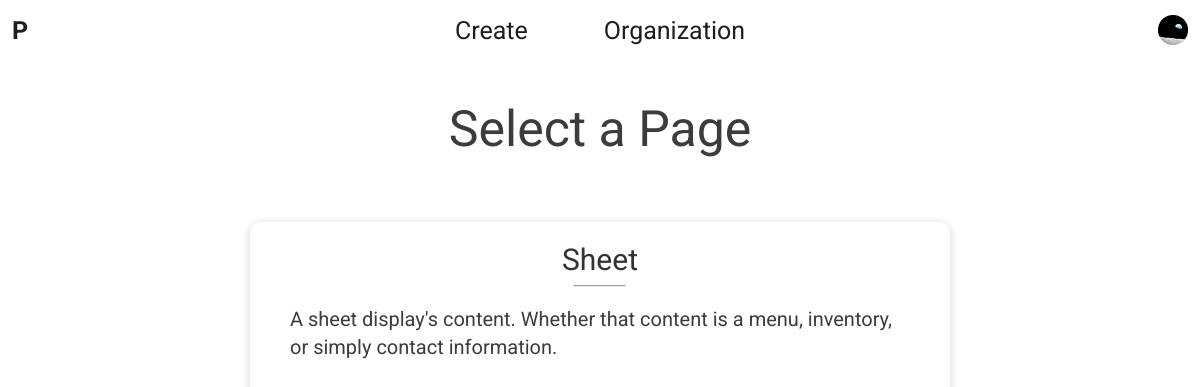
/create/builder/ (signed in), run on an earlier commit of the app's database.
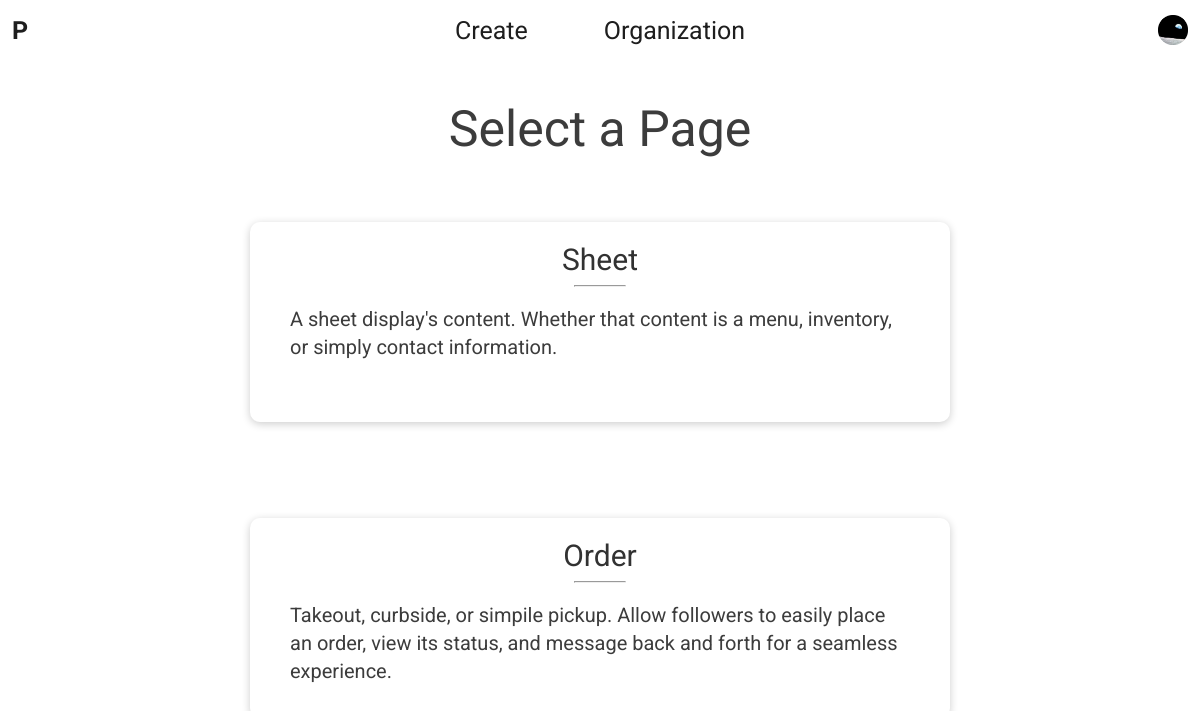
And on a later commit of the database.
### builder/models.py (models this page shows)
class PageListing(models.Model):
    name = models.CharField(max_length=LENGTH_SHORT)
    description = models.CharField(max_length=LENGTH_MEDIUM)

### builder/views.py (the view, shortened to what this page needs)
# urls.py: path('create/builder/', views.builder, name='builder'),
def builder(request):
    if request.method == 'GET':
        pageListings = PageListing.objects
        builderForm = BuilderForm(request.GET)
        if not builderForm.is_valid():
            return render(request, 'builder.html', {'pageListings': pageListings.all()})

### builder/templates/builder.html (shortened to what this page needs)
<html>
    {% load static %}
    <head>
        <link rel="stylesheet" type="text/css" href="{% static 'styles/builder.css' %}">
    </head>
    <body>
        {% include 'core.html' %}
        <div class="content">
            <h1>Select a Page</h1>
            <div class="pages">
                {% for pageListing in pageListings %}
                    <a href="{% url 'builder' %}?typee={{ pageListing.name }}">
                        <div class="page">
                            <h1>{{ pageListing.name }}</h1>
                            <hr>
                            <p>{{ pageListing.description }}</p>
                        </div>
                    </a>
                {% endfor %}
            </div>
        </div>
    </body>
</html>

### pages/templates/core.html (shortened to what this page needs)
{% load static %}
<link rel="stylesheet" type="text/css" href="{% static 'styles/core.css' %}">
<div class="top-nav">
    <div class="left">
        <a href="{% url 'home' %}">P</a>
    </div>
    <div class="center">
        <a href="{% url 'create' %}">Create</a>
        {% if request.user.creatoruser %}
            <a href="{% url 'organization' %}">Organization</a>
        {% endif %}
    </div>
    <div class="right">
        {% if request.user.is_anonymous %}
            <a href="{% url 'login' %}">Login</a>
        {% else %}
            <a href="{% url 'profile' %}">
                {% if request.user.creatoruser %}
                    <img src="{% static 'images/earth.png' %}" alt="profile">
                {% else %}
                    <img src="{% static 'images/cliff.png' %}" alt="profile">
                {% endif %}
            </a>
        {% endif %}
    </div>
</div>

### builder/static/styles/builder.css (style rules this page uses)
.content { align-items: center; }
.content h1 { margin: 5vh 0 0 0; font-size: 50px; font-weight: normal; color: rgb(60, 60, 60); }
.content .pages { width: 100%; display: flex; flex-direction: row; flex-wrap: wrap; justify-content: center; align-items: center; margin-top: 2vh; overflow: auto; }
.content .pages a { margin: 5vmin 5vw; text-decoration: none; }
.content .pages a .page { width: 90vw; max-width: 700px; height: 200px; display: flex; flex-direction: column; margin: 1vh 0 1vh 0; border-radius: 10px; box-shadow: 0 2px 8px 0 rgba(0, 0, 0, 0.2); transition: 0.5s; }
.content .pages a .page h1 { margin: 20px 0 0 0; text-align: center; font-size: 30px; font-weight: normal; color: rgb(50, 50, 50); }
.content .pages a .page hr { width: 50px; color: rgb(220, 220, 220); }
.content .pages a .page p { margin: 10px 40px 20px 40px; font-size: 20px; line-height: 28px; color: rgb(60, 60, 60); }

### pages/static/styles/core.css (style rules this page uses)
body { width: 100%; height: 100%; display: flex; flex-direction: column; margin: 0; font-family: Roboto; color: rgb(30, 30, 30); overflow: hidden; }
.top-nav { width: 100vw; height: 60px; z-index: 1; display: flex; justify-content: center; align-items: center; }
.top-nav .left { position: absolute; left: 1vmax; }
.top-nav .left a { font-size: 25px; font-weight: bold; color: rgb(30, 30, 30); text-decoration: none; }
.top-nav .center a { margin: 0 3vw 0 3vw; font-size: 25px; color: rgb(30, 30, 30); text-decoration: none; }
.top-nav .right { position: absolute; right: 1vmax; }
.top-nav .right a { font-size: 25px; font-weight: bold; color: rgb(30, 30, 30); text-decoration: none; }
.top-nav .right a img { height: 30px; }
.content { position: relative; width: 100vw; height: 500px; display: flex; flex-direction: column; flex: 1; overflow: auto; }
@media only screen and (min-width: 580px) { .top-nav .left { display: block; } }

What changed in the data, as far as the page shows it:
added PageListing: name "Order", description "Takeout, curbside, or simpile pickup. Allow followers to easily place an order, view its status, and message back and forth for a seamless experience."
